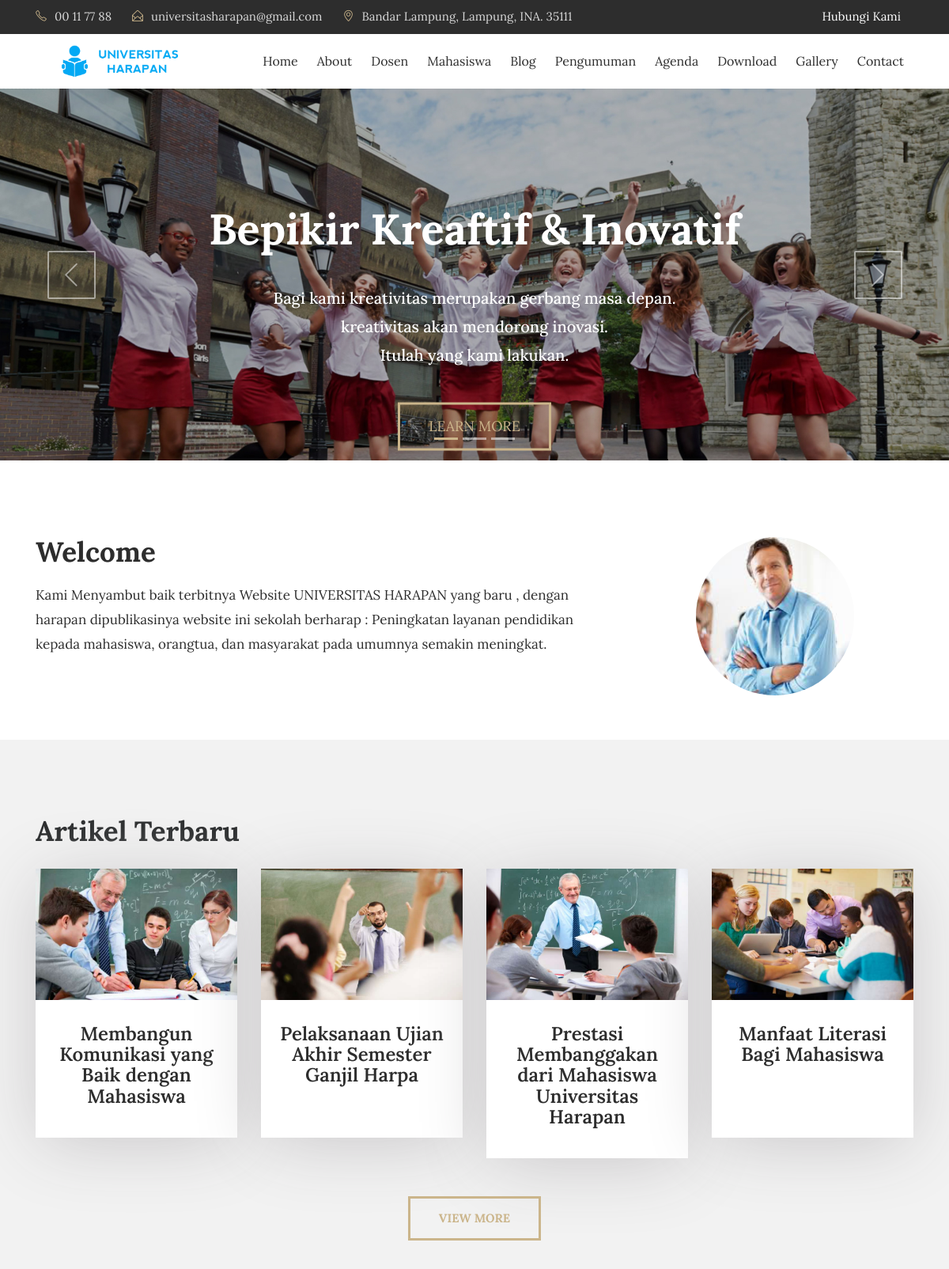
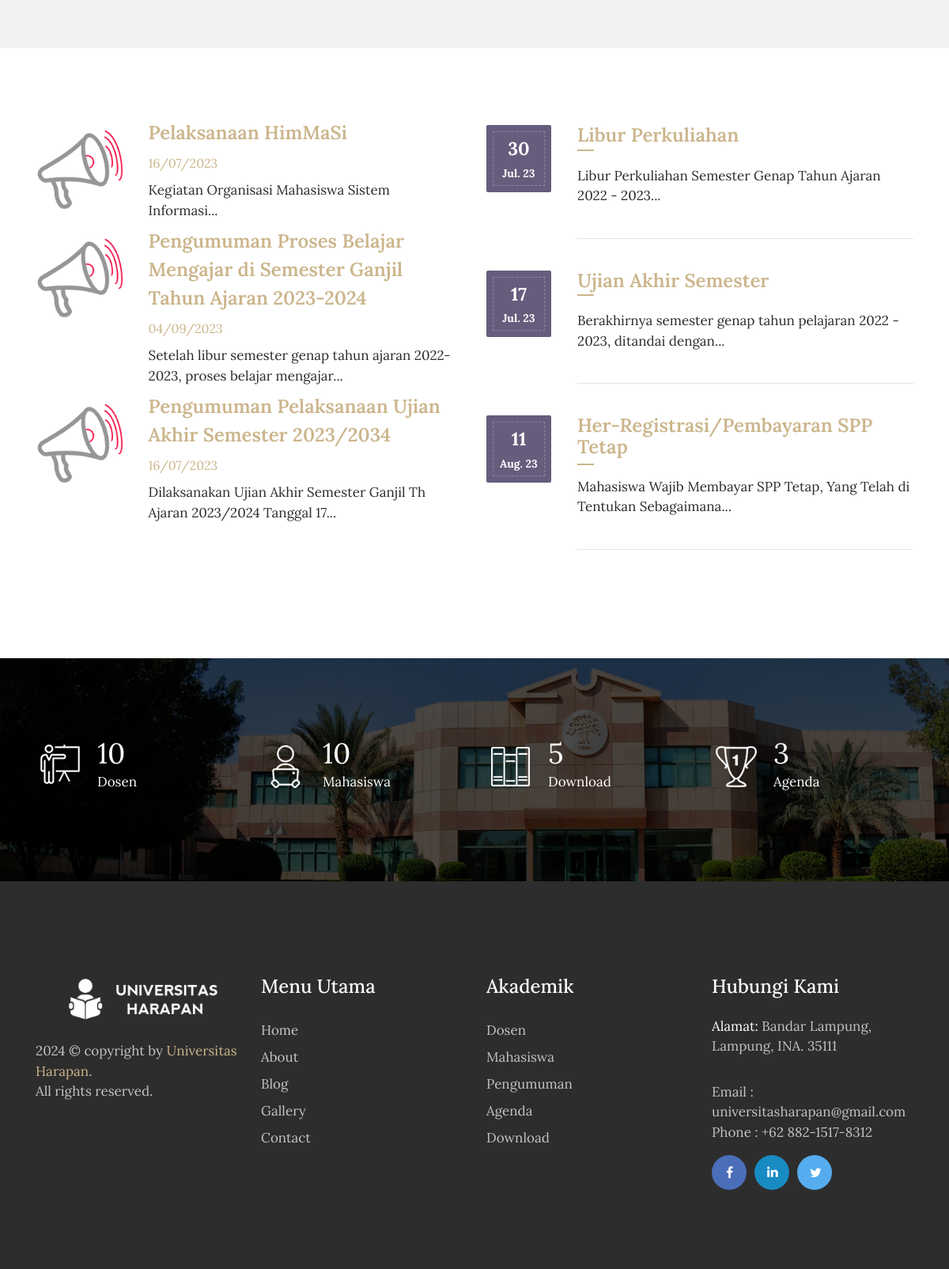
The page / on the database its author committed (2 pictures, top to bottom).
### tables this page shows
CREATE TABLE `tbl_tulisan` (
  `tulisan_id` int(11) NOT NULL,
  `tulisan_judul` varchar(100) DEFAULT NULL,
  `tulisan_isi` text DEFAULT NULL,
  `tulisan_tanggal` timestamp NULL DEFAULT current_timestamp(),
  `tulisan_kategori_id` int(11) DEFAULT NULL,
  `tulisan_kategori_nama` varchar(30) DEFAULT NULL,
  `tulisan_views` int(11) DEFAULT 0,
  `tulisan_gambar` varchar(40) DEFAULT NULL,
  `tulisan_pengguna_id` int(11) DEFAULT NULL,
  `tulisan_author` varchar(40) DEFAULT NULL,
  `tulisan_img_slider` int(2) NOT NULL DEFAULT 0,
  `tulisan_slug` varchar(200) DEFAULT NULL
);

CREATE TABLE `tbl_pengumuman` (
  `pengumuman_id` int(11) NOT NULL,
  `pengumuman_judul` varchar(150) DEFAULT NULL,
  `pengumuman_deskripsi` text DEFAULT NULL,
  `pengumuman_tanggal` timestamp NULL DEFAULT current_timestamp(),
  `pengumuman_author` varchar(60) DEFAULT NULL
);

CREATE TABLE `tbl_agenda` (
  `agenda_id` int(11) NOT NULL,
  `agenda_nama` varchar(200) DEFAULT NULL,
  `agenda_tanggal` timestamp NULL DEFAULT current_timestamp(),
  `agenda_deskripsi` text DEFAULT NULL,
  `agenda_mulai` date DEFAULT NULL,
  `agenda_selesai` date DEFAULT NULL,
  `agenda_tempat` varchar(90) DEFAULT NULL,
  `agenda_waktu` varchar(30) DEFAULT NULL,
  `agenda_keterangan` varchar(200) DEFAULT NULL,
  `agenda_author` varchar(60) DEFAULT NULL
);

### application/views/depan/v_home.php (the view, shortened to what the rows shown need)
<!DOCTYPE html>
<html lang="en">
<head>
    <link rel="stylesheet" href="<?php echo base_url().'theme/css/bootstrap.min.css'?>">
    <link rel="stylesheet" href="<?php echo base_url().'theme/css/font-awesome.min.css'?>">
    <link rel="stylesheet" href="<?php echo base_url().'theme/css/simple-line-icons.css'?>">
    <link rel="stylesheet" href="<?php echo base_url().'theme/css/slick.css'?>">
    <link rel="stylesheet" href="<?php echo base_url().'theme/css/slick-theme.css'?>">
    <link rel="stylesheet" href="<?php echo base_url().'theme/css/owl.carousel.min.css'?>">
    <link href="<?php echo base_url().'theme/css/style.css'?>" rel="stylesheet">
    <?php
        function limit_words($string, $word_limit){
            $words = explode(" ",$string);
            return implode(" ",array_splice($words,0,$word_limit));
        }
    ?>
</head>
<body>
<section>
    <div class="slider_img layout_two">
        <div id="carousel" class="carousel slide" data-ride="carousel">
            <div class="carousel-inner" role="listbox">
                <div class="carousel-item active">
                    <div class="carousel-caption d-md-block">
                        <div class="slider_title">
                            <h1>Bepikir Kreaftif &amp; Inovatif</h1>
                        </div>
                    </div>
                </div>
            </div>
        </div>
    </div>
</section>
<section class="clearfix about about-style2">
    <div class="container">
        <div class="row">
            <div class="col-md-8">
               <h2>Welcome</h2>
            </div>
        </div>
    </div>
</section>
<section class="our_courses">
    <div class="container">
        <div class="row">
            <div class="col-md-12">
                <h2>Artikel Terbaru</h2>
            </div>
        </div>
        <div class="row">
          <?php foreach ($berita->result() as $row) :?>
            <div class="col-xs-12 col-sm-6 col-md-6 col-lg-3">
                <div class="courses_box mb-4">
                    <div class="course-img-wrap">
                        <img src="<?php echo base_url().'assets/images/'.$row->tulisan_gambar;?>" class="img-fluid" alt="courses-img">
                    </div>
                    <a href="<?php echo site_url('artikel/'.$row->tulisan_slug);?>" class="course-box-content">
                        <h3 style="text-align:center;"><?php echo $row->tulisan_judul;?></h3>
                    </a>
                </div>
            </div>
          <?php endforeach;?>
        </div> <br>
    </div>
</section>
<section class="event">
    <div class="container">
        <div class="row">
            <div class="col-lg-6">
                <div class="event-img2">
                <?php foreach ($pengumuman->result() as $row) :?>
                <div class="row">
                    <div class="col-sm-3"> <img src="<?php echo base_url().'theme/images/announcement-icon.png'?>" class="img-fluid" alt="event-img"></div>
                    <div class="col-sm-9"> <h3><a href="<?php echo site_url('pengumuman');?>"><?php echo $row->pengumuman_judul;?></a></h3>
                      <span><?php echo $row->tanggal;?></span>
                      <p><?php echo limit_words($row->pengumuman_deskripsi,10).'...';?></p>
                    </div>
                </div>
                <?php endforeach;?>
                </div>
            </div>
            <div class="col-lg-6">
                <div class="row">
                    <div class="col-md-12">
                      <?php foreach ($agenda->result() as $row):?>
                        <div class="event_date">
                            <div class="event-date-wrap">
                                <p><?php echo date("d", strtotime($row->agenda_tanggal));?></p>
                                <span><?php echo date("M. y", strtotime($row->agenda_tanggal));?></span>
                            </div>
                        </div>
                        <div class="date-description">
                            <h3><a href="<?php echo site_url('agenda');?>"><?php echo $row->agenda_nama;?></a></h3>
                            <p><?php echo limit_words($row->agenda_deskripsi,10).'...';?></p>
                            <hr class="event_line">
                        </div>
                        <?php endforeach;?>
                    </div>
                </div>
            </div>
        </div>
    </div>
</section>
    </body>
    </html>

### rows shown on the page
tbl_tulisan: tulisan_gambar (picture), tulisan_judul "Membangun Komunikasi yang Baik dengan Mahasiswa"
tbl_tulisan: tulisan_gambar (picture), tulisan_judul "Pelaksanaan Ujian Akhir Semester Ganjil Harpa"
tbl_tulisan: tulisan_gambar (picture), tulisan_judul "Prestasi Membanggakan dari Mahasiswa Universitas Harapan"
tbl_tulisan: tulisan_gambar (picture), tulisan_judul "Manfaat Literasi Bagi Mahasiswa"
tbl_pengumuman: pengumuman_judul "Pelaksanaan HimMaSi", tanggal "16/07/2023", pengumuman_deskripsi "Kegiatan Organisasi Mahasiswa Sistem Informasi"
tbl_pengumuman: pengumuman_judul "Pengumuman Proses Belajar Mengajar di Semester Ganjil Tahun Ajaran 2023-2024", tanggal "04/09/2023", pengumuman_deskripsi "Setelah libur semester genap tahun ajaran 2022-2023, proses belajar mengajar"
tbl_pengumuman: pengumuman_judul "Pengumuman Pelaksanaan Ujian Akhir Semester 2023/2034", tanggal "16/07/2023", pengumuman_deskripsi "Dilaksanakan Ujian Akhir Semester Ganjil Th Ajaran 2023/2024 Tanggal 17"
tbl_agenda: agenda_tanggal "30", agenda_tanggal "Jul. 23", agenda_nama "Libur Perkuliahan", agenda_deskripsi "Libur Perkuliahan Semester Genap Tahun Ajaran 2022 - 2023"
tbl_agenda: agenda_tanggal "17", agenda_tanggal "Jul. 23", agenda_nama "Ujian Akhir Semester", agenda_deskripsi "Berakhirnya semester genap tahun pelajaran 2022 - 2023, ditandai dengan"
tbl_agenda: agenda_tanggal "11", agenda_tanggal "Aug. 23", agenda_nama "Her-Registrasi/Pembayaran SPP Tetap", agenda_deskripsi "Mahasiswa Wajib Membayar SPP Tetap, Yang Telah di Tentukan Sebagaimana"

### other values the page prints
$tot_guru "10"
$tot_siswa "10"
$tot_files "5"
$tot_agenda "3"
